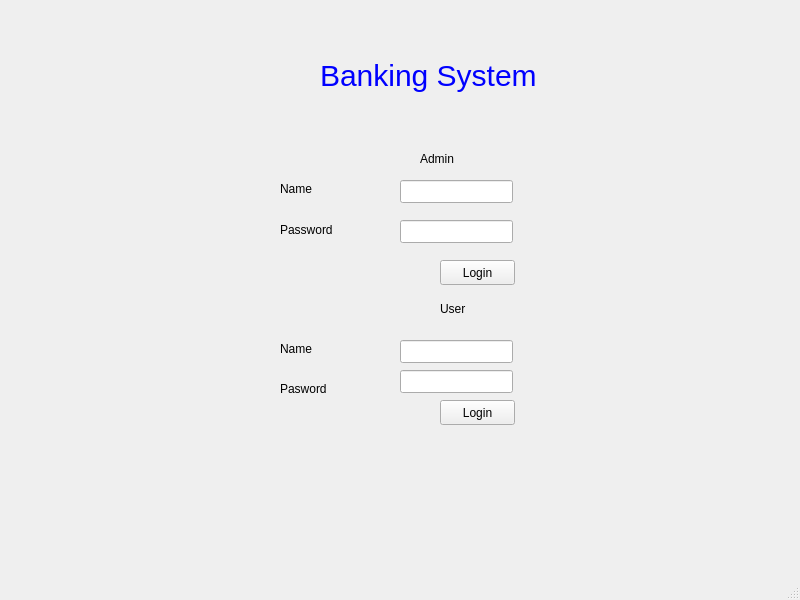
<?xml version="1.0" encoding="UTF-8"?>
<ui version="4.0">
 <class>MainWindow</class>
 <widget class="QMainWindow" name="MainWindow">
  <property name="geometry">
   <rect>
    <x>0</x>
    <y>0</y>
    <width>800</width>
    <height>600</height>
   </rect>
  </property>
  <property name="windowTitle">
   <string>MainWindow</string>
  </property>
  <widget class="QWidget" name="centralwidget">
   <widget class="QStackedWidget" name="FidelBanksApp2">
    <property name="geometry">
     <rect>
      <x>100</x>
      <y>110</y>
      <width>591</width>
      <height>361</height>
     </rect>
    </property>
    <widget class="QWidget" name="Main">
     <widget class="QLabel" name="lblAdmin">
      <property name="geometry">
       <rect>
        <x>320</x>
        <y>40</y>
        <width>54</width>
        <height>17</height>
       </rect>
      </property>
      <property name="text">
       <string>Admin</string>
      </property>
     </widget>
     <widget class="QLineEdit" name="leAdminName">
      <property name="geometry">
       <rect>
        <x>300</x>
        <y>70</y>
        <width>113</width>
        <height>23</height>
       </rect>
      </property>
     </widget>
     <widget class="QLineEdit" name="leAdminPassword">
      <property name="geometry">
       <rect>
        <x>300</x>
        <y>110</y>
        <width>113</width>
        <height>23</height>
       </rect>
      </property>
      <property name="echoMode">
       <enum>QLineEdit::EchoMode::Password</enum>
      </property>
     </widget>
     <widget class="QLabel" name="lblAdminName">
      <property name="geometry">
       <rect>
        <x>180</x>
        <y>70</y>
        <width>54</width>
        <height>17</height>
       </rect>
      </property>
      <property name="text">
       <string>Name</string>
      </property>
     </widget>
     <widget class="QLabel" name="lblAdminPassword">
      <property name="geometry">
       <rect>
        <x>180</x>
        <y>110</y>
        <width>61</width>
        <height>20</height>
       </rect>
      </property>
      <property name="text">
       <string>Password</string>
      </property>
     </widget>
     <widget class="QPushButton" name="btnAdmin">
      <property name="geometry">
       <rect>
        <x>340</x>
        <y>150</y>
        <width>75</width>
        <height>25</height>
       </rect>
      </property>
      <property name="text">
       <string>Login</string>
      </property>
     </widget>
     <widget class="QLabel" name="lblUser">
      <property name="geometry">
       <rect>
        <x>340</x>
        <y>190</y>
        <width>54</width>
        <height>17</height>
       </rect>
      </property>
      <property name="text">
       <string>User</string>
      </property>
     </widget>
     <widget class="QLabel" name="lbluserpassword">
      <property name="geometry">
       <rect>
        <x>180</x>
        <y>270</y>
        <width>54</width>
        <height>17</height>
       </rect>
      </property>
      <property name="text">
       <string>Pasword</string>
      </property>
     </widget>
     <widget class="QLabel" name="lblUserName">
      <property name="geometry">
       <rect>
        <x>180</x>
        <y>230</y>
        <width>54</width>
        <height>17</height>
       </rect>
      </property>
      <property name="text">
       <string>Name</string>
      </property>
     </widget>
     <widget class="QLineEdit" name="leUserName">
      <property name="geometry">
       <rect>
        <x>300</x>
        <y>230</y>
        <width>113</width>
        <height>23</height>
       </rect>
      </property>
     </widget>
     <widget class="QLineEdit" name="leUserpassword">
      <property name="geometry">
       <rect>
        <x>300</x>
        <y>260</y>
        <width>113</width>
        <height>23</height>
       </rect>
      </property>
      <property name="echoMode">
       <enum>QLineEdit::EchoMode::Password</enum>
      </property>
     </widget>
     <widget class="QPushButton" name="btnUser">
      <property name="geometry">
       <rect>
        <x>340</x>
        <y>290</y>
        <width>75</width>
        <height>25</height>
       </rect>
      </property>
      <property name="text">
       <string>Login</string>
      </property>
     </widget>
    </widget>
    <widget class="QWidget" name="Admin">
     <widget class="QPushButton" name="btnAdminWithdraw">
      <property name="geometry">
       <rect>
        <x>20</x>
        <y>20</y>
        <width>75</width>
        <height>25</height>
       </rect>
      </property>
      <property name="text">
       <string>Withdraw</string>
      </property>
     </widget>
     <widget class="QPushButton" name="btnAdminDeposit">
      <property name="geometry">
       <rect>
        <x>110</x>
        <y>20</y>
        <width>75</width>
        <height>25</height>
       </rect>
      </property>
      <property name="text">
       <string>Deposit</string>
      </property>
     </widget>
     <widget class="QPushButton" name="btnAdminchUserdata">
      <property name="geometry">
       <rect>
        <x>200</x>
        <y>20</y>
        <width>75</width>
        <height>25</height>
       </rect>
      </property>
      <property name="text">
       <string>chUserData</string>
      </property>
     </widget>
     <widget class="QPushButton" name="btnAdminTransfer">
      <property name="geometry">
       <rect>
        <x>280</x>
        <y>20</y>
        <width>75</width>
        <height>25</height>
       </rect>
      </property>
      <property name="text">
       <string>Transfer</string>
      </property>
     </widget>
     <widget class="QPushButton" name="btnAdminAddUser">
      <property name="geometry">
       <rect>
        <x>360</x>
        <y>20</y>
        <width>75</width>
        <height>25</height>
       </rect>
      </property>
      <property name="text">
       <string>AddUser</string>
      </property>
     </widget>
     <widget class="QPushButton" name="btnAdminDeleteUser">
      <property name="geometry">
       <rect>
        <x>450</x>
        <y>20</y>
        <width>75</width>
        <height>25</height>
       </rect>
      </property>
      <property name="text">
       <string>DeleteUser</string>
      </property>
     </widget>
     <widget class="QPushButton" name="btnAdminlogout">
      <property name="geometry">
       <rect>
        <x>460</x>
        <y>290</y>
        <width>75</width>
        <height>25</height>
       </rect>
      </property>
      <property name="text">
       <string>Logout</string>
      </property>
     </widget>
     <widget class="QLabel" name="lblAdNameadminpg">
      <property name="geometry">
       <rect>
        <x>100</x>
        <y>150</y>
        <width>81</width>
        <height>17</height>
       </rect>
      </property>
      <property name="text">
       <string>Admin Name</string>
      </property>
     </widget>
     <widget class="QLineEdit" name="leAdNameAdminpg">
      <property name="geometry">
       <rect>
        <x>230</x>
        <y>150</y>
        <width>113</width>
        <height>23</height>
       </rect>
      </property>
     </widget>
     <widget class="QPushButton" name="adminpgsearchbtn">
      <property name="geometry">
       <rect>
        <x>200</x>
        <y>200</y>
        <width>161</width>
        <height>25</height>
       </rect>
      </property>
      <property name="text">
       <string>search Account Number</string>
      </property>
     </widget>
    </widget>
    <widget class="QWidget" name="User">
     <widget class="QPushButton" name="btnUserWithdraw">
      <property name="geometry">
       <rect>
        <x>20</x>
        <y>30</y>
        <width>75</width>
        <height>25</height>
       </rect>
      </property>
      <property name="text">
       <string>Withdraw</string>
      </property>
     </widget>
     <widget class="QPushButton" name="btnUserDeposit">
      <property name="geometry">
       <rect>
        <x>110</x>
        <y>30</y>
        <width>75</width>
        <height>25</height>
       </rect>
      </property>
      <property name="text">
       <string>Deposit</string>
      </property>
     </widget>
     <widget class="QPushButton" name="btnchUseruserdata">
      <property name="geometry">
       <rect>
        <x>200</x>
        <y>30</y>
        <width>75</width>
        <height>25</height>
       </rect>
      </property>
      <property name="text">
       <string>chUserdata</string>
      </property>
     </widget>
     <widget class="QPushButton" name="btnUserTransfer">
      <property name="geometry">
       <rect>
        <x>290</x>
        <y>30</y>
        <width>75</width>
        <height>25</height>
       </rect>
      </property>
      <property name="text">
       <string>Transfer</string>
      </property>
     </widget>
     <widget class="QPushButton" name="btnUserLogout">
      <property name="geometry">
       <rect>
        <x>390</x>
        <y>30</y>
        <width>75</width>
        <height>25</height>
       </rect>
      </property>
      <property name="text">
       <string>Logout</string>
      </property>
     </widget>
     <widget class="QLabel" name="lblAccNumusrpg">
      <property name="geometry">
       <rect>
        <x>50</x>
        <y>120</y>
        <width>111</width>
        <height>17</height>
       </rect>
      </property>
      <property name="text">
       <string>Account Number</string>
      </property>
     </widget>
     <widget class="QLabel" name="lblCurrenBalusrpg">
      <property name="geometry">
       <rect>
        <x>50</x>
        <y>150</y>
        <width>101</width>
        <height>17</height>
       </rect>
      </property>
      <property name="text">
       <string>Current Balance</string>
      </property>
     </widget>
     <widget class="QLabel" name="lbltranshistoryusrpg">
      <property name="geometry">
       <rect>
        <x>60</x>
        <y>200</y>
        <width>151</width>
        <height>17</height>
       </rect>
      </property>
      <property name="text">
       <string>Transaction History</string>
      </property>
     </widget>
     <widget class="QLabel" name="lblAcusrpg">
      <property name="geometry">
       <rect>
        <x>100</x>
        <y>240</y>
        <width>54</width>
        <height>17</height>
       </rect>
      </property>
      <property name="text">
       <string>Acc Num</string>
      </property>
     </widget>
     <widget class="QLabel" name="lblAmountusrpg">
      <property name="geometry">
       <rect>
        <x>260</x>
        <y>240</y>
        <width>54</width>
        <height>17</height>
       </rect>
      </property>
      <property name="text">
       <string>Amount</string>
      </property>
     </widget>
     <widget class="QLineEdit" name="leuserNameusrpg">
      <property name="geometry">
       <rect>
        <x>180</x>
        <y>80</y>
        <width>113</width>
        <height>23</height>
       </rect>
      </property>
     </widget>
     <widget class="QLineEdit" name="leAccnumusrpg">
      <property name="geometry">
       <rect>
        <x>180</x>
        <y>110</y>
        <width>113</width>
        <height>23</height>
       </rect>
      </property>
     </widget>
     <widget class="QLineEdit" name="leCurrentBalusrpg">
      <property name="geometry">
       <rect>
        <x>180</x>
        <y>140</y>
        <width>113</width>
        <height>23</height>
       </rect>
      </property>
     </widget>
     <widget class="QLineEdit" name="leAc1usrpg">
      <property name="geometry">
       <rect>
        <x>80</x>
        <y>260</y>
        <width>113</width>
        <height>23</height>
       </rect>
      </property>
     </widget>
     <widget class="QLineEdit" name="leamount1usrpg">
      <property name="geometry">
       <rect>
        <x>250</x>
        <y>260</y>
        <width>113</width>
        <height>23</height>
       </rect>
      </property>
     </widget>
     <widget class="QLineEdit" name="leAc2usrpg">
      <property name="geometry">
       <rect>
        <x>80</x>
        <y>290</y>
        <width>113</width>
        <height>23</height>
       </rect>
      </property>
     </widget>
     <widget class="QLineEdit" name="leAmount2usrpg">
      <property name="geometry">
       <rect>
        <x>250</x>
        <y>290</y>
        <width>113</width>
        <height>23</height>
       </rect>
      </property>
     </widget>
     <widget class="QLineEdit" name="leAc3usrpg">
      <property name="geometry">
       <rect>
        <x>80</x>
        <y>320</y>
        <width>113</width>
        <height>21</height>
       </rect>
      </property>
     </widget>
     <widget class="QLineEdit" name="leAmount3usrpg">
      <property name="geometry">
       <rect>
        <x>250</x>
        <y>320</y>
        <width>113</width>
        <height>23</height>
       </rect>
      </property>
     </widget>
     <widget class="QLabel" name="lbluserNameusrpg">
      <property name="geometry">
       <rect>
        <x>60</x>
        <y>80</y>
        <width>71</width>
        <height>17</height>
       </rect>
      </property>
      <property name="text">
       <string>User Name</string>
      </property>
     </widget>
    </widget>
    <widget class="QWidget" name="UserData">
     <widget class="QLabel" name="label_8">
      <property name="geometry">
       <rect>
        <x>230</x>
        <y>60</y>
        <width>141</width>
        <height>17</height>
       </rect>
      </property>
      <property name="text">
       <string>Change User Data</string>
      </property>
     </widget>
     <widget class="QLabel" name="label_9">
      <property name="geometry">
       <rect>
        <x>150</x>
        <y>110</y>
        <width>81</width>
        <height>17</height>
       </rect>
      </property>
      <property name="text">
       <string>User Name</string>
      </property>
     </widget>
     <widget class="QLabel" name="label_10">
      <property name="geometry">
       <rect>
        <x>150</x>
        <y>150</y>
        <width>101</width>
        <height>17</height>
       </rect>
      </property>
      <property name="text">
       <string>User Password</string>
      </property>
     </widget>
     <widget class="QLabel" name="label_11">
      <property name="geometry">
       <rect>
        <x>150</x>
        <y>190</y>
        <width>101</width>
        <height>17</height>
       </rect>
      </property>
      <property name="text">
       <string>Phone Number</string>
      </property>
     </widget>
     <widget class="QLabel" name="label_12">
      <property name="geometry">
       <rect>
        <x>150</x>
        <y>230</y>
        <width>54</width>
        <height>17</height>
       </rect>
      </property>
      <property name="text">
       <string>Address</string>
      </property>
     </widget>
     <widget class="QLineEdit" name="lineEdit_6">
      <property name="geometry">
       <rect>
        <x>270</x>
        <y>110</y>
        <width>113</width>
        <height>23</height>
       </rect>
      </property>
     </widget>
     <widget class="QLineEdit" name="lineEdit_7">
      <property name="geometry">
       <rect>
        <x>270</x>
        <y>150</y>
        <width>113</width>
        <height>23</height>
       </rect>
      </property>
      <property name="echoMode">
       <enum>QLineEdit::EchoMode::Password</enum>
      </property>
     </widget>
     <widget class="QLineEdit" name="lineEdit_8">
      <property name="geometry">
       <rect>
        <x>270</x>
        <y>180</y>
        <width>113</width>
        <height>23</height>
       </rect>
      </property>
     </widget>
     <widget class="QLineEdit" name="lineEdit_9">
      <property name="geometry">
       <rect>
        <x>270</x>
        <y>220</y>
        <width>113</width>
        <height>23</height>
       </rect>
      </property>
     </widget>
    </widget>
    <widget class="QWidget" name="Withdraw">
     <widget class="QLabel" name="label_17">
      <property name="geometry">
       <rect>
        <x>190</x>
        <y>40</y>
        <width>211</width>
        <height>41</height>
       </rect>
      </property>
      <property name="styleSheet">
       <string notr="true">QLabel{font-size:30px;}</string>
      </property>
      <property name="text">
       <string>Withdraw</string>
      </property>
     </widget>
     <widget class="QLabel" name="label_19">
      <property name="geometry">
       <rect>
        <x>120</x>
        <y>160</y>
        <width>161</width>
        <height>17</height>
       </rect>
      </property>
      <property name="styleSheet">
       <string notr="true">QLabel{font-size:15px;
color:blue;}</string>
      </property>
      <property name="text">
       <string>Amount : </string>
      </property>
     </widget>
     <widget class="QLineEdit" name="lineEdit_14">
      <property name="geometry">
       <rect>
        <x>270</x>
        <y>160</y>
        <width>113</width>
        <height>23</height>
       </rect>
      </property>
     </widget>
     <widget class="QPushButton" name="okWithdrawBtn">
      <property name="geometry">
       <rect>
        <x>250</x>
        <y>210</y>
        <width>75</width>
        <height>25</height>
       </rect>
      </property>
      <property name="styleSheet">
       <string notr="true">QPushButton{font-size:15px;color:blue;}</string>
      </property>
      <property name="text">
       <string>ok</string>
      </property>
     </widget>
     <widget class="QPushButton" name="btnExitWithdraw">
      <property name="geometry">
       <rect>
        <x>350</x>
        <y>210</y>
        <width>75</width>
        <height>25</height>
       </rect>
      </property>
      <property name="styleSheet">
       <string notr="true">QPushButton{font-size:15px;color:blue;}</string>
      </property>
      <property name="text">
       <string>Exit</string>
      </property>
     </widget>
    </widget>
    <widget class="QWidget" name="Transfer">
     <widget class="QLabel" name="label_13">
      <property name="geometry">
       <rect>
        <x>240</x>
        <y>70</y>
        <width>131</width>
        <height>17</height>
       </rect>
      </property>
      <property name="text">
       <string>Transfer</string>
      </property>
     </widget>
     <widget class="QLabel" name="label_14">
      <property name="geometry">
       <rect>
        <x>170</x>
        <y>200</y>
        <width>61</width>
        <height>17</height>
       </rect>
      </property>
      <property name="text">
       <string>Amount</string>
      </property>
     </widget>
     <widget class="QLabel" name="label_15">
      <property name="geometry">
       <rect>
        <x>110</x>
        <y>270</y>
        <width>121</width>
        <height>17</height>
       </rect>
      </property>
      <property name="text">
       <string>Account to Transfer</string>
      </property>
     </widget>
     <widget class="QLineEdit" name="lineEdit_10">
      <property name="geometry">
       <rect>
        <x>260</x>
        <y>200</y>
        <width>113</width>
        <height>23</height>
       </rect>
      </property>
     </widget>
     <widget class="QLineEdit" name="lineEdit_11">
      <property name="geometry">
       <rect>
        <x>260</x>
        <y>270</y>
        <width>113</width>
        <height>23</height>
       </rect>
      </property>
     </widget>
     <widget class="QLineEdit" name="lineEdit_12">
      <property name="geometry">
       <rect>
        <x>260</x>
        <y>130</y>
        <width>113</width>
        <height>23</height>
       </rect>
      </property>
     </widget>
     <widget class="QLabel" name="label_16">
      <property name="geometry">
       <rect>
        <x>140</x>
        <y>130</y>
        <width>91</width>
        <height>20</height>
       </rect>
      </property>
      <property name="text">
       <string>Current Balance</string>
      </property>
     </widget>
    </widget>
    <widget class="QWidget" name="AddNewUser">
     <widget class="QLabel" name="label">
      <property name="geometry">
       <rect>
        <x>230</x>
        <y>60</y>
        <width>121</width>
        <height>17</height>
       </rect>
      </property>
      <property name="text">
       <string>ADD USER</string>
      </property>
     </widget>
     <widget class="QLabel" name="lblusernameadduserpg">
      <property name="geometry">
       <rect>
        <x>130</x>
        <y>110</y>
        <width>71</width>
        <height>17</height>
       </rect>
      </property>
      <property name="text">
       <string>User Name</string>
      </property>
     </widget>
     <widget class="QLabel" name="lbluserpasswordadduserpg">
      <property name="geometry">
       <rect>
        <x>130</x>
        <y>150</y>
        <width>91</width>
        <height>17</height>
       </rect>
      </property>
      <property name="text">
       <string>UserPassword</string>
      </property>
     </widget>
     <widget class="QLabel" name="lblphonenumadduserpg">
      <property name="geometry">
       <rect>
        <x>130</x>
        <y>190</y>
        <width>121</width>
        <height>17</height>
       </rect>
      </property>
      <property name="text">
       <string>Phone Number</string>
      </property>
     </widget>
     <widget class="QLabel" name="lbladdressadduserpg">
      <property name="geometry">
       <rect>
        <x>130</x>
        <y>230</y>
        <width>121</width>
        <height>17</height>
       </rect>
      </property>
      <property name="text">
       <string>Address</string>
      </property>
     </widget>
     <widget class="QLineEdit" name="leuserNameadduserpg">
      <property name="geometry">
       <rect>
        <x>250</x>
        <y>110</y>
        <width>113</width>
        <height>23</height>
       </rect>
      </property>
     </widget>
     <widget class="QLineEdit" name="leuserpasswordadduserpg">
      <property name="geometry">
       <rect>
        <x>250</x>
        <y>150</y>
        <width>113</width>
        <height>23</height>
       </rect>
      </property>
      <property name="echoMode">
       <enum>QLineEdit::EchoMode::Password</enum>
      </property>
     </widget>
     <widget class="QLineEdit" name="lephonenumadduserpg">
      <property name="geometry">
       <rect>
        <x>250</x>
        <y>190</y>
        <width>113</width>
        <height>23</height>
       </rect>
      </property>
     </widget>
     <widget class="QLineEdit" name="leaddressadduserpg">
      <property name="geometry">
       <rect>
        <x>250</x>
        <y>230</y>
        <width>113</width>
        <height>23</height>
       </rect>
      </property>
     </widget>
     <widget class="QPushButton" name="pushButton">
      <property name="geometry">
       <rect>
        <x>330</x>
        <y>280</y>
        <width>75</width>
        <height>25</height>
       </rect>
      </property>
      <property name="text">
       <string>Add</string>
      </property>
     </widget>
    </widget>
    <widget class="QWidget" name="DeleteUser">
     <widget class="QLabel" name="label_6">
      <property name="geometry">
       <rect>
        <x>240</x>
        <y>90</y>
        <width>121</width>
        <height>17</height>
       </rect>
      </property>
      <property name="text">
       <string>DELETE USER</string>
      </property>
     </widget>
     <widget class="QLabel" name="label_7">
      <property name="geometry">
       <rect>
        <x>130</x>
        <y>160</y>
        <width>141</width>
        <height>17</height>
       </rect>
      </property>
      <property name="text">
       <string>Account Number</string>
      </property>
     </widget>
     <widget class="QLineEdit" name="lineEdit_5">
      <property name="geometry">
       <rect>
        <x>260</x>
        <y>150</y>
        <width>113</width>
        <height>23</height>
       </rect>
      </property>
     </widget>
    </widget>
    <widget class="QWidget" name="Deposit">
     <widget class="QLabel" name="label_20">
      <property name="geometry">
       <rect>
        <x>180</x>
        <y>50</y>
        <width>211</width>
        <height>41</height>
       </rect>
      </property>
      <property name="styleSheet">
       <string notr="true">QLabel{font-size:30px;}</string>
      </property>
      <property name="text">
       <string>Deposit</string>
      </property>
     </widget>
     <widget class="QLabel" name="lblAmountdepopg">
      <property name="geometry">
       <rect>
        <x>120</x>
        <y>160</y>
        <width>141</width>
        <height>20</height>
       </rect>
      </property>
      <property name="styleSheet">
       <string notr="true">QLabel{font-size:15px;color:blue;}</string>
      </property>
      <property name="text">
       <string>Amoun to Deposit:</string>
      </property>
     </widget>
     <widget class="QLineEdit" name="leAmountDepopg">
      <property name="geometry">
       <rect>
        <x>290</x>
        <y>160</y>
        <width>113</width>
        <height>23</height>
       </rect>
      </property>
     </widget>
     <widget class="QPushButton" name="depositFundBtn">
      <property name="geometry">
       <rect>
        <x>250</x>
        <y>220</y>
        <width>91</width>
        <height>25</height>
       </rect>
      </property>
      <property name="text">
       <string>deposit fund</string>
      </property>
     </widget>
     <widget class="QPushButton" name="pushButton_2">
      <property name="geometry">
       <rect>
        <x>380</x>
        <y>220</y>
        <width>75</width>
        <height>25</height>
       </rect>
      </property>
      <property name="text">
       <string>Exit</string>
      </property>
     </widget>
    </widget>
   </widget>
   <widget class="QLabel" name="label_2">
    <property name="geometry">
     <rect>
      <x>320</x>
      <y>50</y>
      <width>231</width>
      <height>51</height>
     </rect>
    </property>
    <property name="styleSheet">
     <string notr="true">QLabel{font-size:30px;color:blue;}</string>
    </property>
    <property name="text">
     <string>Banking System</string>
    </property>
   </widget>
  </widget>
  <widget class="QMenuBar" name="menubar">
   <property name="geometry">
    <rect>
     <x>0</x>
     <y>0</y>
     <width>800</width>
     <height>23</height>
    </rect>
   </property>
  </widget>
  <widget class="QStatusBar" name="statusbar"/>
 </widget>
 <resources/>
 <connections/>
</ui>
